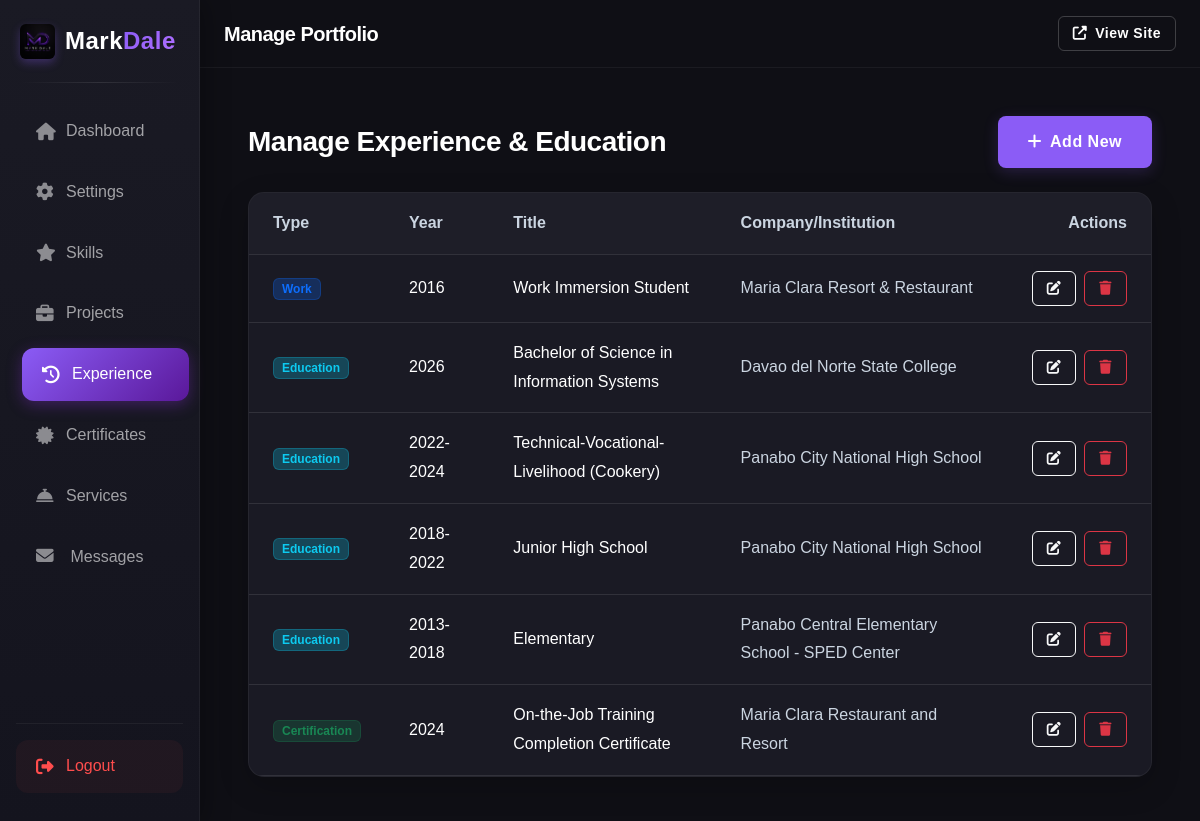
Before: /admin/experience.php (signed in) with the older database file.
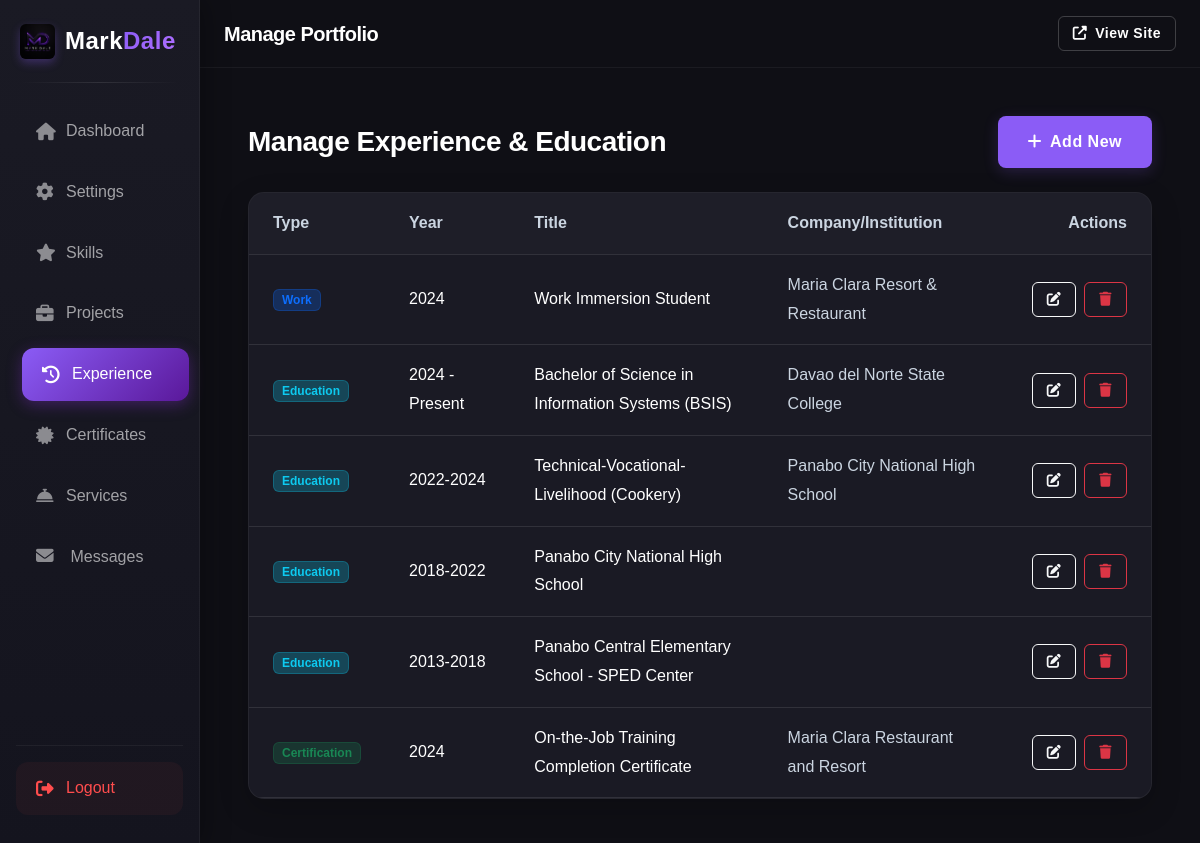
After: the same page with the newer database file.
### tables this page shows
CREATE TABLE `experience` (
  `id` int(11) NOT NULL AUTO_INCREMENT,
  `year` varchar(50) DEFAULT NULL,
  `title` varchar(255) DEFAULT NULL,
  `company` varchar(255) DEFAULT NULL,
  `description` text DEFAULT NULL,
  `type` enum('work','education','certification') DEFAULT 'work',
  `month` varchar(50) DEFAULT '',
  `image` varchar(255) DEFAULT '',
  `keywords` varchar(255) DEFAULT '',
  PRIMARY KEY (`id`)
);

### admin/experience.php (the view, shortened to what this page needs)
<?php
require_once '../includes/db.php';
$stmt = $pdo->query("SELECT * FROM experience ORDER BY type, year DESC");
$experiences = $stmt->fetchAll(PDO::FETCH_ASSOC);
require_once 'includes/header.php';
?>
<div class="d-flex justify-content-between align-items-center mb-4">
    <h3 class="text-white fw-bold mb-0">Manage Experience & Education</h3>
    <button class="btn btn-primary-custom" data-bs-toggle="modal" data-bs-target="#addModal">
        <i class="fas fa-plus me-2"></i>Add New
    </button>
</div>
<div class="custom-card p-0 overflow-hidden">
    <div class="table-responsive">
        <table class="table table-custom mb-0 table-hover align-middle">
            <thead style="background-color: rgba(255,255,255,0.02);">
                <tr>
                    <th class="px-4 py-3 text-muted fw-semibold">Type</th>
                    <th class="px-4 py-3 text-muted fw-semibold">Year</th>
                    <th class="px-4 py-3 text-muted fw-semibold">Title</th>
                    <th class="px-4 py-3 text-muted fw-semibold">Company/Institution</th>
                    <th class="px-4 py-3 text-muted fw-semibold text-end">Actions</th>
                </tr>
            </thead>
            <tbody>
                <?php foreach($experiences as $exp): ?>
                <tr style="border-bottom: 1px solid rgba(255,255,255,0.05);">
                    <td class="px-4 py-3">
                        <?php if($exp['type'] == 'work'): ?>
                            <span class="badge bg-primary bg-opacity-25 text-primary border border-primary border-opacity-25 px-2 py-1">Work</span>
                        <?php elseif($exp['type'] == 'education'): ?>
                            <span class="badge bg-info bg-opacity-25 text-info border border-info border-opacity-25 px-2 py-1">Education</span>
                        <?php else: ?>
                            <span class="badge bg-success bg-opacity-25 text-success border border-success border-opacity-25 px-2 py-1">Certification</span>
                        <?php endif; ?>
                    </td>
                    <td class="px-4 py-3 text-white"><?= htmlspecialchars($exp['year']) ?></td>
                    <td class="px-4 py-3 text-white fw-medium"><?= htmlspecialchars($exp['title']) ?></td>
                    <td class="px-4 py-3 text-muted"><?= htmlspecialchars($exp['company']) ?></td>
                    <td class="px-4 py-3">
                        <div class="d-flex justify-content-end gap-2 flex-nowrap">
                            <button class="btn btn-sm btn-outline-light edit-btn"
                                    data-id="<?= $exp['id'] ?>"
                                    data-type="<?= $exp['type'] ?>"
                                    data-year="<?= htmlspecialchars($exp['year']) ?>"
                                    data-title="<?= htmlspecialchars($exp['title']) ?>"
                                    data-company="<?= htmlspecialchars($exp['company']) ?>"
                                    data-description="<?= htmlspecialchars($exp['description']) ?>"
                                    data-bs-toggle="modal" data-bs-target="#editModal">
                                <i class="fas fa-edit"></i>
                            </button>
                            <button type="button" class="btn btn-sm btn-outline-danger delete-btn" data-id="<?= $exp['id'] ?>"><i class="fas fa-trash"></i></button>
                        </div>
                    </td>
                </tr>
                <?php endforeach; ?>
            </tbody>
        </table>
    </div>
</div>
<?php require_once 'includes/footer.php'; ?>

Changed rows visible on the page:
changed experience "Work Immersion Student": year "2016" → "2024"
changed experience "Davao del Norte State College": year "2026" → "2024 - Present"; title "Bachelor of Science in Information Systems" → "Bachelor of Science in Information Systems (BSIS)"
changed experience (number 4 of 6 on the later page): title "Junior High School" → "Panabo City National High School"; company "Panabo City National High School" → (not shown)
changed experience "Panabo Central Elementary School - SPED Center": title "Elementary" → "Panabo Central Elementary School - SPED Center"; company "Panabo Central Elementary School - SPED Center" → (not shown)
